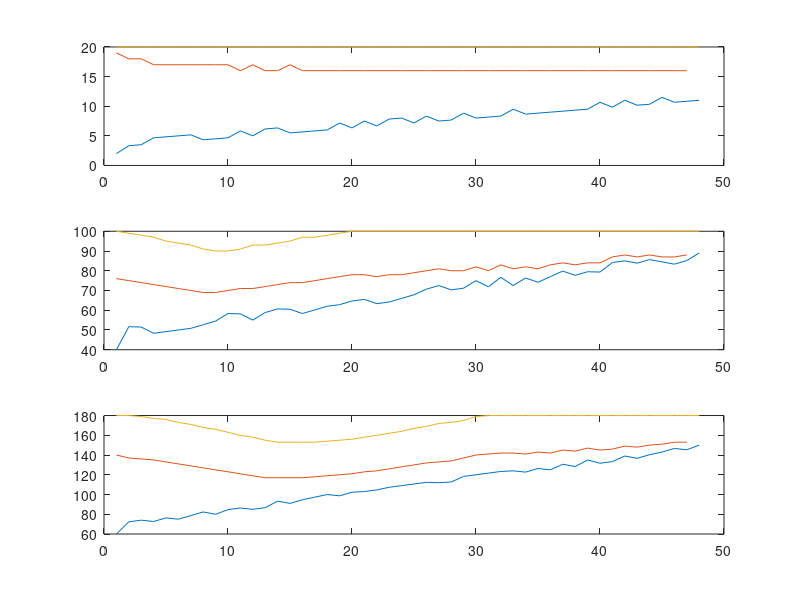

The MATLAB source for this figure:
% Md = [R S G]'
clc
clear all
close all
Time = 48;
gamma = 1.3;
maxscore = 100;
maxrep = 20;
maxrom = 180;
Md = zeros(3,Time);
Md(:,1) = [maxrep maxscore maxrom]';
Mt = zeros(3,Time);
Mt1 = zeros(3,Time);
start = [2 40 60]';
Mt(:,1) = start;
epsil = zeros(3,1);
epsilon = zeros(3,1);

for i=2:Time
for j=1:3
epsil(j,1) = (Mt(j,i-1)-Md(j,i-1))/Md(j,i-1);
epsilon(j,1) = Mt(j,i-1)/Md(j,i-1);
end
lambda = diag([1 1 1]);
lambda(1,1) = lambda(1,1) + epsil(1,1)*epsilon(1,1);
lambda(2,2) = lambda(2,2) + epsil(2,1)*epsilon(2,1);
lambda(3,3) = lambda(3,3) + epsil(3,1)*epsilon(3,1);
% display(lambda);
Mt1(:,i) = ceil(lambda*round(Md(:,i-1)));
Md(:,i) = ceil(gamma*Mt1(:,i));
if Md(1,i)>=maxrep
    Md(1,i) = maxrep;
end
if Md(2,i)>=maxscore
    Md(2,i) = maxscore;
end
if Md(3,i)>=maxrom
    Md(3,i) = maxrom;
end
if Mt1(1,i)>=maxrep
    Mt1(1,i) = maxrep;
end
if Mt1(2,i)>=maxscore
    Mt1(2,i) = maxscore;
end
if Mt1(3,i)>=maxrom
    Mt1(3,i) = maxrom;
end

Mt(:,i) = [start(1)+((i/60)*10)+randi([1,2],1) start(2)+((i/60)*50)+randi([5,10],1) start(3)+((i/60)*100)+randi([5,10],1)]';
end
% display(Mt1);
% display(Md);

figure(1)
subplot(3,1,1)
plot(Mt(1,:))
hold on
plot(Mt1(1,2:48))
plot(Md(1,:))
subplot(3,1,2)
plot(Mt(2,:))
hold on
plot(Mt1(2,2:48))
plot(Md(2,:))
subplot(3,1,3)
plot(Mt(3,:))
hold on
plot(Mt1(3,2:48))
plot(Md(3,:))

